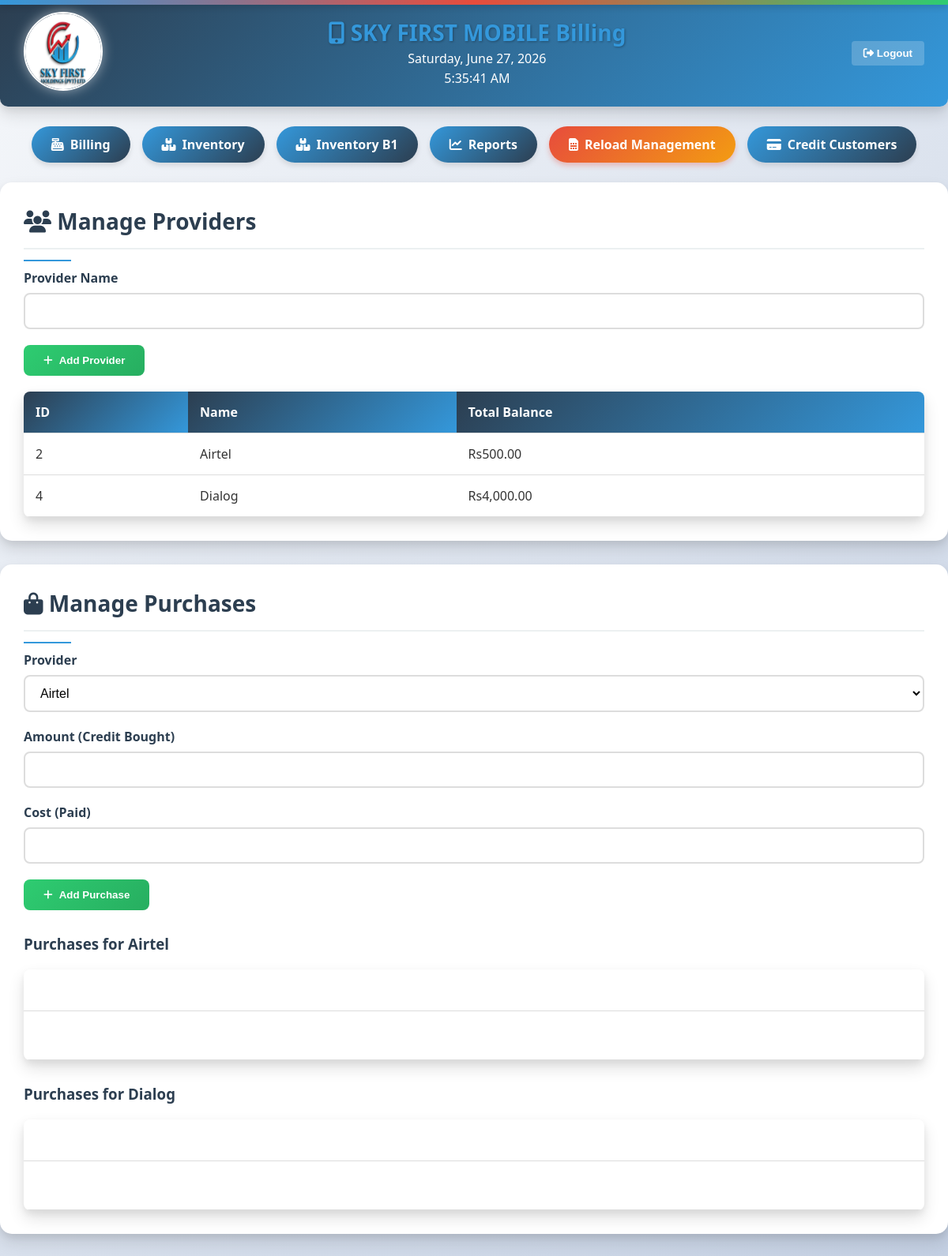
Screenshot of /reload_management_b2.php (signed in) with the database file from the repository.
### tables this page shows
CREATE TABLE IF NOT EXISTS `reload_providers` (
  `id` int NOT NULL AUTO_INCREMENT,
  `name` varchar(100) NOT NULL,
  `branch_id` int NOT NULL,
  PRIMARY KEY (`id`),
  KEY `branch_id` (`branch_id`)
);

### reload_management_b2.php (the view, shortened to what this page needs)
<?php
$servername = "localhost";
$username = "root";
$password = "";
$dbname = "sky_first_mobile";
$conn = new mysqli($servername, $username, $password, $dbname);
$branch_id = 2;
$sql = "DELETE FROM reload_purchases WHERE balance = 0";
$conn->query($sql);
$providers_sql = "SELECT * FROM reload_providers WHERE branch_id = $branch_id";
$providers_result = $conn->query($providers_sql);
$providers = [];
if ($providers_result->num_rows > 0) {
    while ($prov = $providers_result->fetch_assoc()) {
        $prov_id = $prov['id'];
        $balance_sql = "SELECT SUM(balance) as total_balance FROM reload_purchases WHERE provider_id = $prov_id";
        $balance_result = $conn->query($balance_sql);
        $total_balance = $balance_result->fetch_assoc()['total_balance'] ?? 0;
        $prov['total_balance'] = $total_balance;
        $providers[$prov_id] = $prov;
        $purchases_sql = "SELECT * FROM reload_purchases WHERE provider_id = $prov_id ORDER BY purchase_date DESC";
        $purchases[$prov_id] = $conn->query($purchases_sql);
    }
    $providers_result->data_seek(0);
}
?>
<!DOCTYPE html>
<html lang="en">
<head>
    <link rel="stylesheet" href="https://cdnjs.cloudflare.com/ajax/libs/font-awesome/6.4.0/css/all.min.css">
</head>
<body>
    <div class="header">
    <div class="logo-container">
        <img src="assets/images/logo.jpg" alt="SKY FIRST MOBILE Logo">
    </div>
    <div class="header-content">
        <h1><i class="fas fa-mobile-alt"></i> SKY FIRST MOBILE Billing</h1>
        <div class="date-time">
            <p id="current-date"><?php echo date('l, F j, Y'); ?></p>
            <p id="current-time"><?php echo date('g:i:s A'); ?></p>
        </div>
    </div>
    <form method="post">
        <button type="submit" name="logout" class="logout-btn">
            <i class="fas fa-sign-out-alt"></i> Logout
        </button>
    </form>
</div>
    <div class="nav">
        <a href="billing_b2.php" class="<?php echo basename($_SERVER['PHP_SELF']) == 'billing_b2.php' ? 'active' : ''; ?>"><i class="fas fa-cash-register"></i> Billing</a>
        <a href="inventory_b2.php" class="<?php echo basename($_SERVER['PHP_SELF']) == 'inventory_b2.php' ? 'active' : ''; ?>"><i class="fas fa-boxes"></i> Inventory</a>
        <a href="inventoryb1_show.php" class="<?php echo basename($_SERVER['PHP_SELF']) == 'inventoryb1_show.php' ? 'active' : ''; ?>"><i class="fas fa-boxes"></i> Inventory B1</a>
        <a href="report_b2.php" class="<?php echo basename($_SERVER['PHP_SELF']) == 'report_b2.php' ? 'active' : ''; ?>"><i class="fas fa-chart-line"></i> Reports</a>
        <a href="reload_management_b2.php" class="<?php echo basename($_SERVER['PHP_SELF']) == 'reload_management_b2.php' ? 'active' : ''; ?>"><i class="fas fa-sim-card"></i> Reload Management</a>
        <a href="credit_customers_b2.php" class="<?php echo basename($_SERVER['PHP_SELF']) == 'barcode_b2.php' ? 'active' : ''; ?>"><i class="fas fa-credit-card"></i> Credit Customers</a>
    </div>
    <div class="section">
        <h2><i class="fas fa-users"></i> Manage Providers</h2>
        <form method="post">
            <div class="form-group">
                <label>Provider Name</label>
                <input type="text" name="name" required>
            </div>
            <button type="submit" name="add_provider" class="btn btn-primary"><i class="fas fa-plus"></i> Add Provider</button>
        </form>
        <table class="report-table">
            <thead>
                <tr>
                    <th>ID</th>
                    <th>Name</th>
                    <th>Total Balance</th>
                </tr>
            </thead>
            <tbody>
                <?php
                $providers_result->data_seek(0);
                while ($prov = $providers_result->fetch_assoc()):
                    $total_balance = isset($providers[$prov['id']]) ? $providers[$prov['id']]['total_balance'] : 0;
                ?>
                <tr>
                    <td><?php echo $prov['id']; ?></td>
                    <td><?php echo htmlspecialchars($prov['name']); ?></td>
                    <td>Rs<?php echo number_format($total_balance, 2); ?></td>
                </tr>
                <?php endwhile; ?>
            </tbody>
        </table>
    </div>
    <div class="section">
        <h2><i class="fas fa-shopping-bag"></i> Manage Purchases</h2>
        <form method="post">
            <div class="form-group">
                <label>Provider</label>
                <select name="provider_id" required>
                    <?php
                    $providers_result->data_seek(0);
                    while ($prov = $providers_result->fetch_assoc()):
                    ?>
                    <option value="<?php echo $prov['id']; ?>"><?php echo htmlspecialchars($prov['name']); ?></option>
                    <?php endwhile; ?>
                </select>
            </div>
            <div class="form-group">
                <label>Amount (Credit Bought)</label>
                <input type="number" step="0.01" name="amount" required>
            </div>
            <div class="form-group">
                <label>Cost (Paid)</label>
                <input type="number" step="0.01" name="cost" required>
            </div>
            <button type="submit" name="add_purchase" class="btn btn-primary"><i class="fas fa-plus"></i> Add Purchase</button>
        </form>
        <?php
        $providers_result->data_seek(0);
        while ($prov = $providers_result->fetch_assoc()):
            $prov_id = $prov['id'];
            if (isset($purchases[$prov_id])):
        ?>
        <h3 style="margin-top: 30px; color: var(--primary);">Purchases for <?php echo htmlspecialchars($prov['name']); ?></h3>
        <table class="report-table">
            <thead>
            </thead>
            <tbody>
            </tbody>
        </table>
        <?php
            endif;
        endwhile;
        ?>
    </div>
</body>
</html>

### rows the page displays
reload_providers: id "2", name "Airtel", id "500.00"
reload_providers: id "4", name "Dialog", id "4,000.00"

### other values shown
form field provider_id "Airtel"
